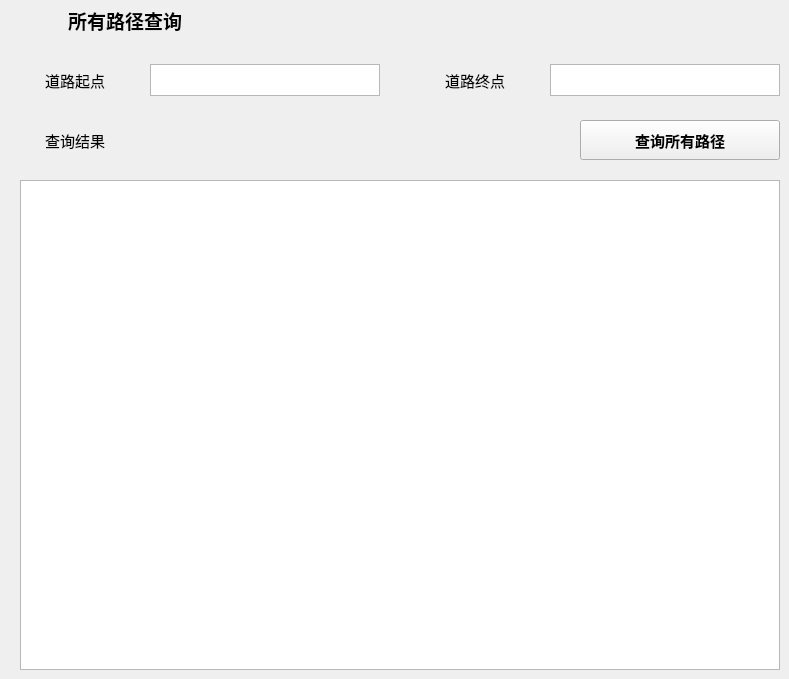
    <widget class="QWidget" name="page_4">
     <widget class="QLabel" name="multi_title">
      <property name="geometry">
       <rect>
        <x>0</x>
        <y>0</y>
        <width>250</width>
        <height>40</height>
       </rect>
      </property>
      <property name="font">
       <font>
        <family>微软雅黑</family>
        <pointsize>14</pointsize>
        <weight>75</weight>
        <bold>true</bold>
       </font>
      </property>
      <property name="text">
       <string>所有路径查询</string>
      </property>
      <property name="alignment">
       <set>Qt::AlignCenter</set>
      </property>
     </widget>
     <widget class="QTextEdit" name="multi_text_1">
      <property name="geometry">
       <rect>
        <x>150</x>
        <y>64</y>
        <width>230</width>
        <height>32</height>
       </rect>
      </property>
     </widget>
     <widget class="QLabel" name="multi_label_2">
      <property name="geometry">
       <rect>
        <x>400</x>
        <y>60</y>
        <width>150</width>
        <height>40</height>
       </rect>
      </property>
      <property name="font">
       <font>
        <pointsize>11</pointsize>
       </font>
      </property>
      <property name="text">
       <string>道路终点</string>
      </property>
      <property name="alignment">
       <set>Qt::AlignCenter</set>
      </property>
     </widget>
     <widget class="QPushButton" name="multi_button_1">
      <property name="geometry">
       <rect>
        <x>580</x>
        <y>120</y>
        <width>200</width>
        <height>40</height>
       </rect>
      </property>
      <property name="font">
       <font>
        <pointsize>11</pointsize>
        <weight>75</weight>
        <bold>true</bold>
       </font>
      </property>
      <property name="text">
       <string>查询所有路径</string>
      </property>
     </widget>
     <widget class="QLabel" name="multi_label_1">
      <property name="geometry">
       <rect>
        <x>0</x>
        <y>60</y>
        <width>150</width>
        <height>40</height>
       </rect>
      </property>
      <property name="font">
       <font>
        <pointsize>11</pointsize>
       </font>
      </property>
      <property name="text">
       <string>道路起点</string>
      </property>
      <property name="alignment">
       <set>Qt::AlignCenter</set>
      </property>
     </widget>
     <widget class="QTextEdit" name="multi_text_2">
      <property name="geometry">
       <rect>
        <x>550</x>
        <y>64</y>
        <width>230</width>
        <height>32</height>
       </rect>
      </property>
     </widget>
     <widget class="QTextEdit" name="multi_text_3">
      <property name="geometry">
       <rect>
        <x>20</x>
        <y>180</y>
        <width>760</width>
        <height>490</height>
       </rect>
      </property>
     </widget>
     <widget class="QLabel" name="multi_label_3">
      <property name="geometry">
       <rect>
        <x>0</x>
        <y>120</y>
        <width>150</width>
        <height>40</height>
       </rect>
      </property>
      <property name="font">
       <font>
        <pointsize>11</pointsize>
       </font>
      </property>
      <property name="text">
       <string>查询结果</string>
      </property>
      <property name="alignment">
       <set>Qt::AlignCenter</set>
      </property>
     </widget>
    </widget>
